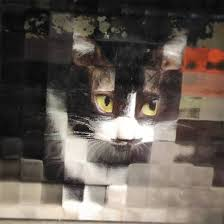
//> input picture cat.jpeg, 224 x 224 px
$ ./convolution   (built with g++ and OpenCV 4)
//> lines starting //> are read from the running program, lines starting //| are printed output that depends on the picture; pictures that were not available may be replaced by others from this repository, and a replacement may not be noted
// including  opencv libraries
#include <opencv2/opencv.hpp>
#include<opencv2/highgui.hpp>
#include<opencv2/imgproc.hpp>
#include<opencv2/core/mat.hpp>

#include <iostream>

using namespace std;// standard namespace
using namespace cv;// cv namespace

// Creating Class cat
class Cat{

  protected:
  Mat src_cat,dst_cat;


 public:
 // Creating readCatImg to read the cat Image
  void readCatImg(){

  //reading the cat.jpeg
  src_cat=imread("cat.jpeg");
  // converting image color in gray scale
  cvtColor(src_cat,src_cat,COLOR_BGR2GRAY);

  if(!src_cat.data)
  {
    cout << "Image not read";
  }
 }

};


// Creating Class Dog
class Dog{

  protected:
   Mat src_dog,dst_dog;


  public:
  //Creating readDogImg to read the dog Image
   void readDogImg(){

    //reading the dog.jpeg
    src_dog=imread("dog.jpeg");
   // converting image color in gray scale
    cvtColor(src_dog,src_dog,COLOR_BGR2GRAY);
    if(!src_dog.data)
    {
      cout << "Image not read";
    }

  }

};


// Inheriting Cat and Dog class
class Convolution : public Cat, public Dog{


 protected:
 // Assigning the 3X3 kernel
  float kernel[3][3]={
    {1,0,0},
    {0,1,0},
    {0,0,1}
  };


 public:
 // Creating the conv_image for the Convolution of the images
 void conv_image(Mat src,Mat dst,float kernel[][3]){

    float sum;
    for(int y=1;y<src.rows-1;y++){
      for(int x=1;x<src.cols-1;x++){
        sum=0.0;
        for(int k=-1;k<=1;k++){
          for(int j=-1;j<=1;j++){
            sum=sum+kernel[j+1][k+1]*src.at<uchar>(y-j,x-k);
          }
        }
        dst.at<uchar>(y,x)=sum;
      }
    }
  }


 public:
 // Creating writeDogImg to save the filtered_dog_img in system
 void writeDogImg(){
   // calling the readDogImg
    readDogImg();
    dst_dog = src_dog.clone();
    conv_image(src_dog,dst_dog,kernel);
    // writing the image
    imwrite("filtered_dog_img.jpeg",dst_dog);
    waitKey(0);
    }

 public:
 // Creating writeCatImg to save the filtered_cat_img in system
  void writeCatImg(){
    // Calling the readCatImg
      readCatImg();
//> in readCatImg, src_cat is the input picture: 224 rows x 224 cols, CV_8UC3; mean B, G, R 84.6, 92.3, 101.9
//> in readCatImg, `cvtColor(src_cat,src_cat,COLOR_BGR2GRAY);`:
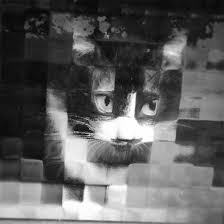
//> src_cat: 224 rows x 224 cols, CV_8UC1; min 0, max 255, mean 94.3
      dst_cat = src_cat.clone();
      conv_image(src_cat,dst_cat,kernel);
//> the loop in conv_image, `for(int y=1;y<src.rows-1;y++)` made 222 passes
//> sum on passes 1 to 3: 47, 47, 47
//> after the loop in conv_image, `for(int y=1;y<src.rows-1;y++)`:
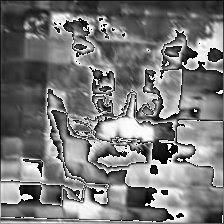
//> dst: 224 rows x 224 cols, CV_8UC1; min 0, max 255, mean 120.2
//> after the loop in conv_image, `for(int y=1;y<src.rows-1;y++)`: sum = 236
      // writing the image
      imwrite("filtered_cat_img.jpeg",dst_cat);
      waitKey(0);
      }

};


int main() {
  // Creating an object of Convolution
  Convolution c;
  // calling the writeCatImg and writeDogImg to save filtered images in system
  c.writeCatImg();
  c.writeDogImg();
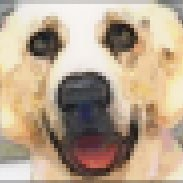
//> input picture dog.jpg, 183 x 183 px, given in place of dog.jpeg, which was not available
//> in readDogImg, src_dog is the input picture: 183 rows x 183 cols, CV_8UC3; mean B, G, R 141.5, 164.3, 184.3
//> in readDogImg, `cvtColor(src_dog,src_dog,COLOR_BGR2GRAY);`:
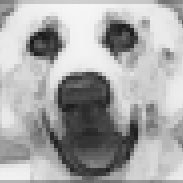
//> src_dog: 183 rows x 183 cols, CV_8UC1; min 21, max 247, mean 167.7
//> the loop in conv_image (call 2), `for(int y=1;y<src.rows-1;y++)` made 181 passes
//> sum on passes 1 to 3: 414, 414, 442
//> after the loop in conv_image (call 2), `for(int y=1;y<src.rows-1;y++)`:
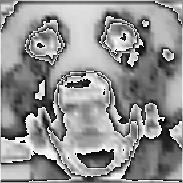
//> dst: 183 rows x 183 cols, CV_8UC1; min 0, max 255, mean 144.7
//> after the loop in conv_image (call 2), `for(int y=1;y<src.rows-1;y++)`: sum = 515

  return 0;

}
